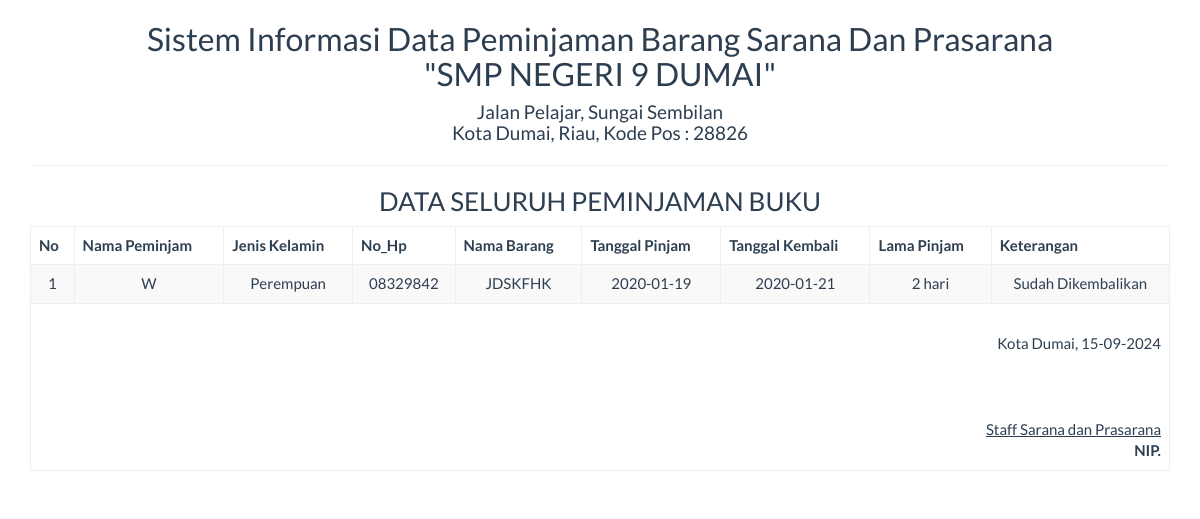
Before: /report/peminjaman_semua.php with the older database file.
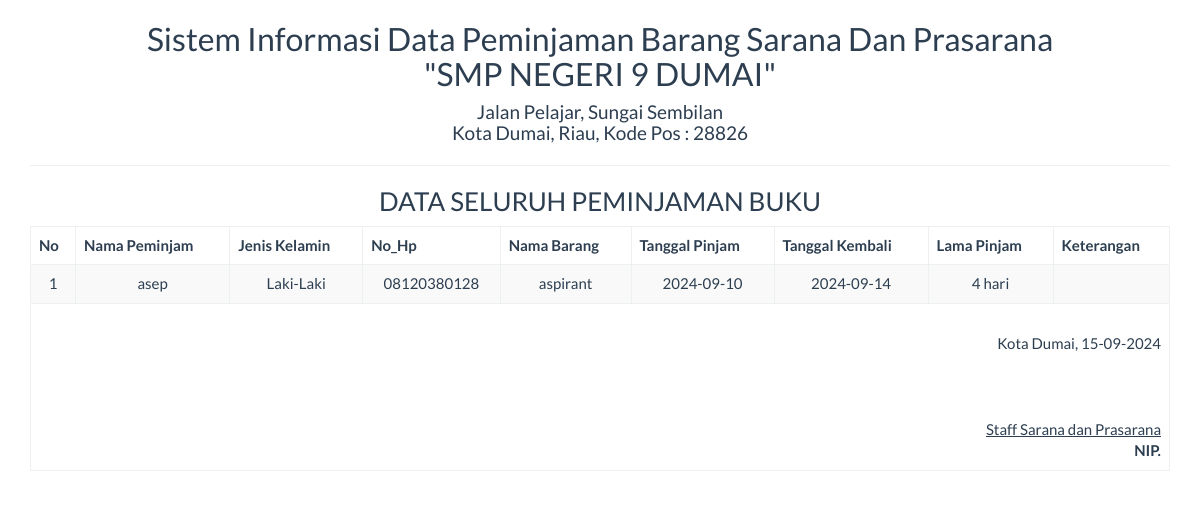
After: the same page with the newer database file.
### tables this page shows
CREATE TABLE `tbl_peminjaman` (
  `nama_peminjam` varchar(30) NOT NULL,
  `jenis_kelamin` varchar(30) NOT NULL,
  `alamat` varchar(50) NOT NULL,
  `no_hp` varchar(12) NOT NULL,
  `judul_buku` varchar(50) NOT NULL,
  `tanggal_pinjam` date NOT NULL,
  `tanggal_kembali` date NOT NULL,
  `lama_pinjam` varchar(15) NOT NULL,
  `keterangan` varchar(50) NOT NULL,
  `id` int(11) NOT NULL
);

### report/peminjaman_semua.php (the view, shortened to what this page needs)
<!DOCTYPE html>
<html>
    <head>
        <link href="../Assets/css/bootstrap.min.css" rel="stylesheet" type="text/css"/>
    </head>
    <body onload="print()">
        <?php
        include '../config/koneksi.php';
        ?>
        <div class="container">
            <div class='row'>
                <div class="col-sm-12">
                    <div class="text-center">
                        <h2>Sistem Informasi Data Peminjaman Barang Sarana Dan Prasarana<br> "SMP NEGERI 9 DUMAI" </h2>
                        <h4> Jalan Pelajar, Sungai Sembilan<br>
                              Kota Dumai, Riau, Kode Pos : 28826</h4>
                        <hr>
                        <h3>DATA SELURUH PEMINJAMAN BUKU</h3>
                        <table class="table table-bordered table-striped table-hover">
                        <tbody>
                                <thead>
								<tr>
                                <th>No</th><th>Nama Peminjam</th><th>Jenis Kelamin</th><th>No_Hp</th><th>Nama Barang</th><th>Tanggal Pinjam</th><th>Tanggal Kembali</th><th>Lama Pinjam</th><th>Keterangan</th>
                            </tr>
								</thead>
							<tbody>
                            <?php
                            $sql = "SELECT * FROM tbl_peminjaman";
                            $query = mysqli_query($koneksi, $sql) or die("SQL Anda Salah");
                            $nomor = 0;
                            while ($data = mysqli_fetch_array($query)) {
                                $nomor++;
                                ?>
                                <tr>
                                    <td><?= $nomor ?></td>
                                    <td><?= $data['nama_peminjam'] ?></td>
                                    <td><?= $data['jenis_kelamin'] ?></td>
                                    <td><?= $data['no_hp'] ?></td>
                                    <td><?= $data['judul_buku'] ?></td>
                                    <td><?= $data['tanggal_pinjam'] ?></td>
                                    <td><?= $data['tanggal_kembali'] ?></td>
                                    <td><?= $data['lama_pinjam'] ?> hari</td>
                                    <td><?= $data['keterangan'] ?></td>
                                </tr>
                            <?php } ?>
                        </tbody>
                        </tbody>
                            <tfoot>
                                <tr>
                                    <td colspan="12" class="text-right">
                                        <br>Kota Dumai,  <?= date("d-m-Y") ?>
                                        <br><br><br><br>
                                        <u>Staff Sarana dan Prasarana<strong></u><br>
                                        NIP.
									</td>
								</tr>
							</tfoot>
                        </table>
                    </div>
                </div>
            </div>
    </body>
</html>

Changed rows visible on the page:
removed tbl_peminjaman: nama_peminjam "W", jenis_kelamin "Perempuan", no_hp "08329842", judul_buku "JDSKFHK", tanggal_pinjam "2020-01-19", tanggal_kembali "2020-01-21", lama_pinjam "2", keterangan "Sudah Dikembalikan"
added tbl_peminjaman: nama_peminjam "asep", jenis_kelamin "Laki-Laki", no_hp "08120380128", judul_buku "aspirant", tanggal_pinjam "2024-09-10", tanggal_kembali "2024-09-14", lama_pinjam "4"
